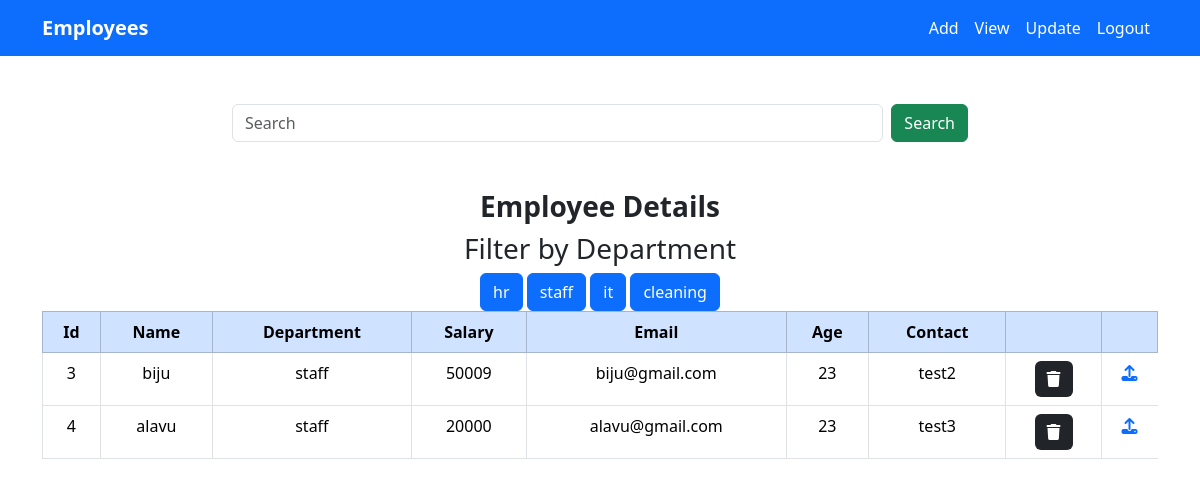
Page /list/?department=staff (signed in) on the committed database.
### crm/models.py (models this page shows, shortened)
class Employees(models.Model):
    name=models.CharField(max_length=200)
    department=models.CharField(max_length=200)
    salary=models.PositiveIntegerField()
    email=models.EmailField(unique=True)
    age=models.PositiveIntegerField()
    contact=models.CharField(max_length=10,unique=True)
    profile_pic=models.ImageField(upload_to='images',null=True,blank=True)
    dob=models.DateField(null=True,blank=True)

### crm/views.py (the view, shortened to what this page needs)
# urls.py: path('list/',views.EmployeeListView.as_view(),name="emp-list"),
@method_decorator(signin_required,name="dispatch")
class EmployeeListView(View):
    def get(self,request,*args, **kwargs):
        if request.user.is_authenticated:
            form=Employees.objects.all()
            departments=Employees.objects.all().values_list("department",flat=True).distinct()
            print(departments)
            if 'department' in request.GET:
                dept=request.GET.get("department")
                form=form.filter(department__iexact=dept)
            return render(request,"emp_all.html",{"datas":form,"departments":departments})
        else:
            messages.error(request,"Session Failed")
            return redirect ("sign-in")

### crm/views.py (called while the page is built)
def signin_required(fn):
    def wrapper(request,*args, **kwargs):
        if not request.user.is_authenticated:
            messages.error(request,"please login")
            return redirect("sign-in")
        else:
            return fn(request,*args, **kwargs)
    return wrapper

### crm/templates/emp_all.html (shortened to what this page needs)
{% extends "base.html" %}
{% block navbar %}
<div class="container">
    <div class="row mt-5">
        <div class="col-2"></div>
        <div class="col-8">
            <form action="" method="post">
                <div class="d-flex ">
                    <input type="text" class="form-control me-2" placeholder="Search" name="box">
                    <button type="submit" class="d-flex btn btn-success "> Search</button>
                </div>
            </form>
        </div>
        <div class="col-2"></div>
    </div>
</div>
<div class="container text-center">
    <h1 class="fw-bold fs-3 mt-5">Employee Details</h1>
    <div>
        <h3>Filter by Department</h3>
        {%for dept in departments%}
        <a href="{%url 'emp-list'%}?department={{dept}}" class="btn btn-primary ">{{dept}}</a>
        {%endfor%}
    </div>
    <table class="table table-bordered">
        <thead class="table-primary">
            <tr>
                <th>Id</th>
                <th>Name</th>
                <th>Department</th>
                <th>Salary</th>
                <th>Email</th>
                <th>Age</th>
                <th>Contact</th>
                <th></th>
                <th></th>
            </tr>
        </thead>
        {% for data in datas %}
        <tr>
            <td>{{data.id}} </td>
            <td> {{data.name}} </td>
            <td> {{data.department}} </td>
            <td> {{data.salary}} </td>
            <td> {{data.email}} </td>
            <td> {{data.age}} </td>
            <td> {{data.contact}} </td>
            <td>
                <a href="{%url 'emp-delete' data.id%}" class="border-0 btn btn-dark"><i
                        class="fa-solid fa-trash"></i></a>
            </td>
            <td class="border-0 btn btn-dark">
                <a href="{%url 'emp-detail' data.id%}"><i class="fa-solid fa-upload"></i></a>
            </td>
        </tr>
        {% endfor %}
    </table>
</div>
{% endblock navbar %}

### crm/templates/base.html (style rules this page uses)
body { overflow-x: hidden; }

### rows in the picture
Employees: id "3", name "biju", department "staff", salary "50009", email "biju@gmail.com", age "23", contact "test2"
Employees: id "4", name "alavu", department "staff", salary "20000", email "alavu@gmail.com", age "23", contact "test3"

### other values in the picture
{{ dept }} "hr" "staff" "it" "cleaning"
